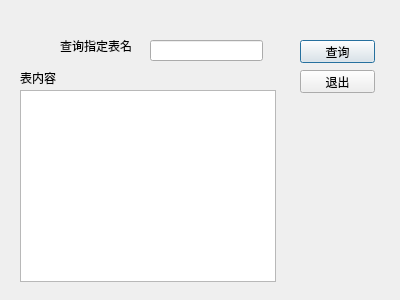
<?xml version="1.0" encoding="UTF-8"?>
<ui version="4.0">
 <class>select_table</class>
 <widget class="QDialog" name="select_table">
  <property name="geometry">
   <rect>
    <x>0</x>
    <y>0</y>
    <width>400</width>
    <height>300</height>
   </rect>
  </property>
  <property name="windowTitle">
   <string>查询表</string>
  </property>
  <widget class="QPushButton" name="select_table_ok">
   <property name="geometry">
    <rect>
     <x>300</x>
     <y>40</y>
     <width>75</width>
     <height>23</height>
    </rect>
   </property>
   <property name="text">
    <string>查询</string>
   </property>
  </widget>
  <widget class="QPushButton" name="exit">
   <property name="geometry">
    <rect>
     <x>300</x>
     <y>70</y>
     <width>75</width>
     <height>23</height>
    </rect>
   </property>
   <property name="text">
    <string>退出</string>
   </property>
  </widget>
  <widget class="QTableWidget" name="tableWidget">
   <property name="geometry">
    <rect>
     <x>20</x>
     <y>90</y>
     <width>256</width>
     <height>192</height>
    </rect>
   </property>
  </widget>
  <widget class="QLineEdit" name="tablename">
   <property name="geometry">
    <rect>
     <x>150</x>
     <y>40</y>
     <width>113</width>
     <height>21</height>
    </rect>
   </property>
  </widget>
  <widget class="QLabel" name="label">
   <property name="geometry">
    <rect>
     <x>60</x>
     <y>30</y>
     <width>91</width>
     <height>31</height>
    </rect>
   </property>
   <property name="text">
    <string>查询指定表名</string>
   </property>
  </widget>
  <widget class="QLabel" name="label_2">
   <property name="geometry">
    <rect>
     <x>20</x>
     <y>70</y>
     <width>53</width>
     <height>15</height>
    </rect>
   </property>
   <property name="text">
    <string>表内容</string>
   </property>
  </widget>
 </widget>
 <resources/>
 <connections/>
</ui>
